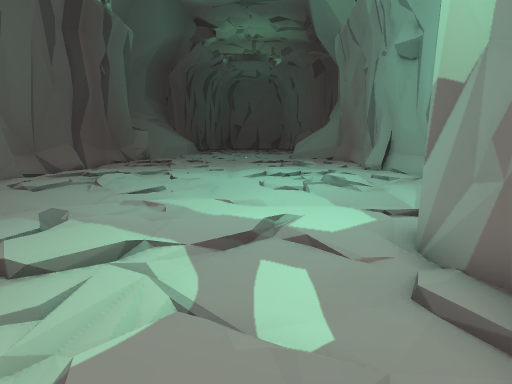
View 1 (above)

14 first-person views from a walk through a 3-D level made in the Unity game engine. The camera is 1.4 m above the floor, tilts 10° down and sees 85° across. Doors are open. The floor is counted in squares, 1 m on a side. Each view is taken from the middle of a square. On the plan, view 1 faces up. The plan holds only what a view shows up to about 14 squares ahead; the rest is blank. The place goes on beyond the plan. The player is left out. Some animated figures are not drawn.

View 2
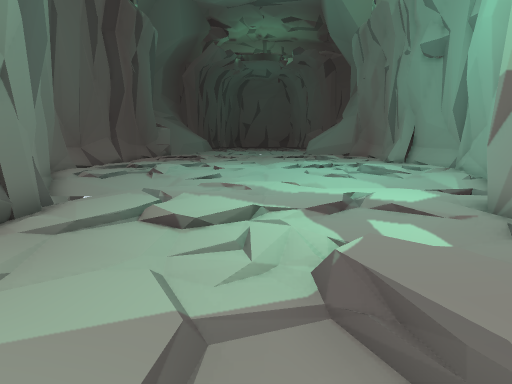

View 3
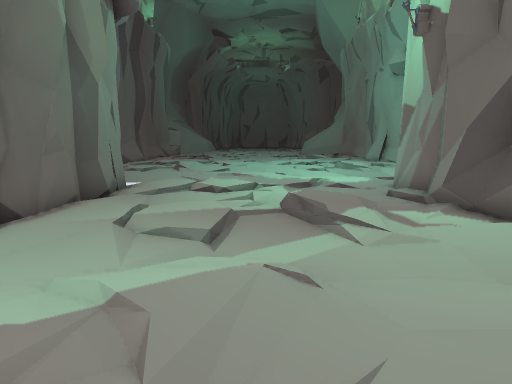

View 4
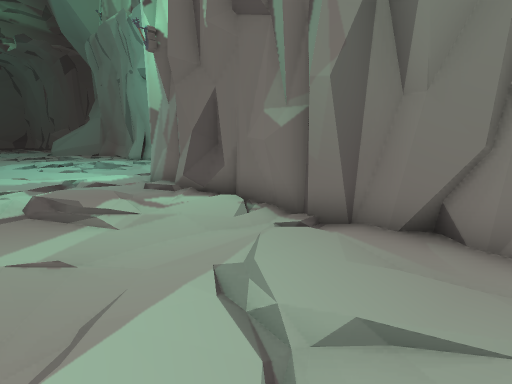

View 5
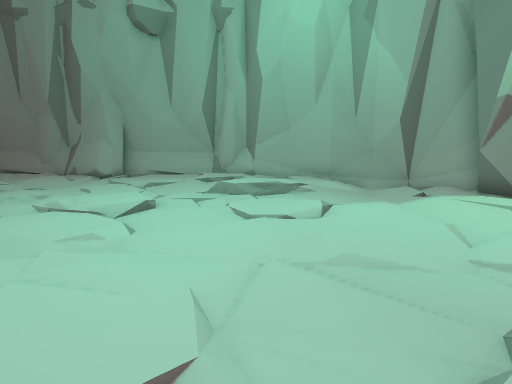

View 6
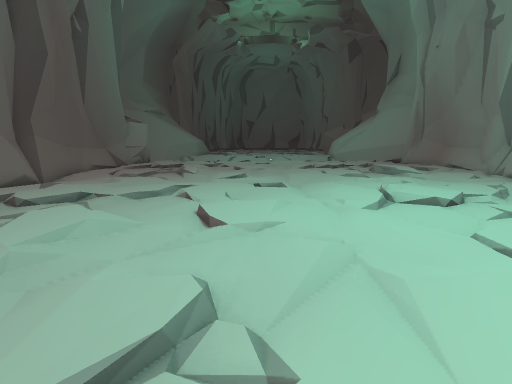

View 7
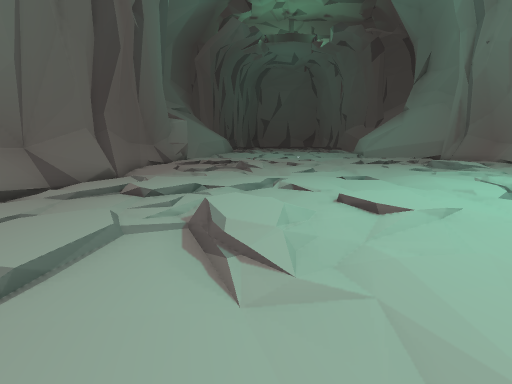

View 8
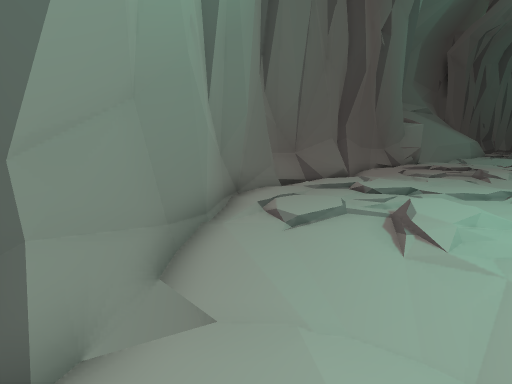

View 9
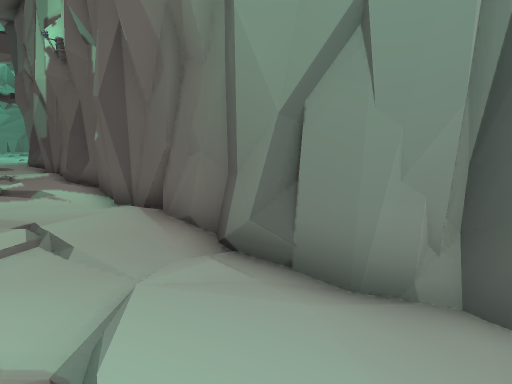

View 10
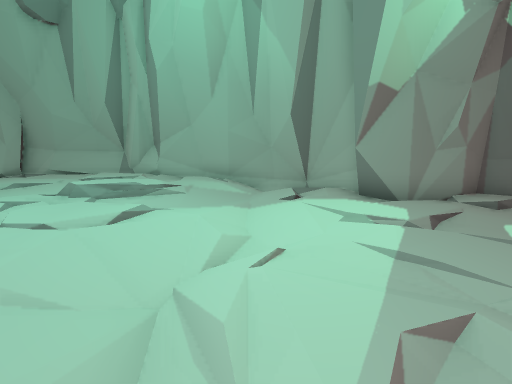

View 11
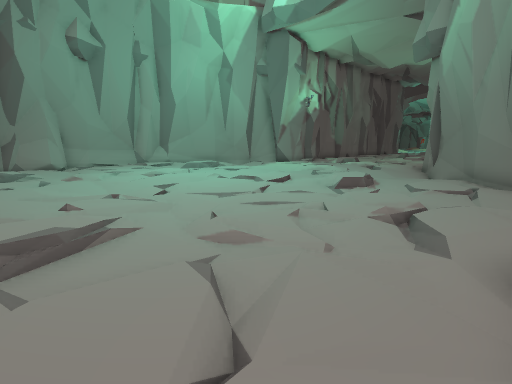

View 12
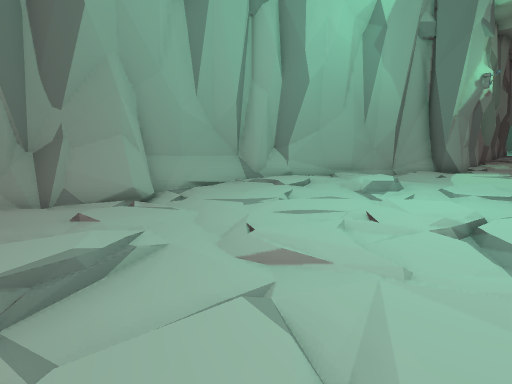

View 13
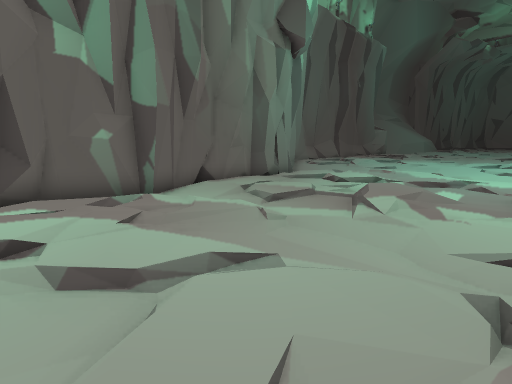

View 14
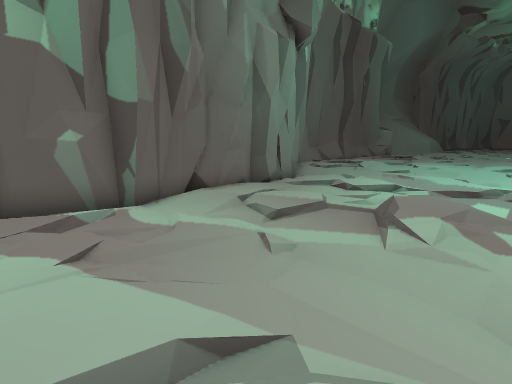

### Floor plan
Key: @ floor where view 1 was taken; # wall or solid block; . main floor; : floor 0.25 m higher than the main floor; - floor 0.25 m lower than the main floor; / step, stairs or slope; = window, fence, low wall or low ledge.
Columns run from 12 left of view 1 to 9 right of it. Each row starts with its distance up from view 1.
 22 #.////:./...////:./.##
 21 #././//./..././//./.##
 20 #-.././..//-.././../##
 19 #--...-/.//--...-///##
 18 #=../....//.../..../##
 17 #.///.......///.....=#
 16 #../..//...../..//...#
 15 #..://...../.://.....#
 14 #/...././/./...././/.#
 13 #....////......////.##
 12 ##////:./...////:./.#
 11  #/.///./..././//./##
 10  ##././..//-.././..#
  9   ##.--/.//--..--/##
  8    #---////.----//#
  7    ## -./......///#
  6     #=../..../...##
  5     ##../:..//.###
  4      #../://...#
  3      #=........#
  2      #.....//..#
  1      #...../:..#
  0      #...../@..#
 -1      #-...../..#
 -2      #--...--//#
 -3      #.../....-#
 -4      #.///.....#
 -5      #../..//..#
 -6      #.. //....#

Positions as (right, up) in squares from view 1, and headings:
1: (0, 0), facing up
2: (-2, -1), facing up
3: (-2, -5), facing up
4: (-2, -6), facing up-right
5: (-5, 12), facing right
6: (-3, 8), facing up
7: (-6, 8), facing up
8: (-5, 6), facing up-left
9: (-4, 6), facing down-left
10: (-4, 8), facing right
11: (-11, 22), facing down-right
12: (0, 22), facing down-right
13: (2, -6), facing up-left
14: (1, -5), facing up-left
